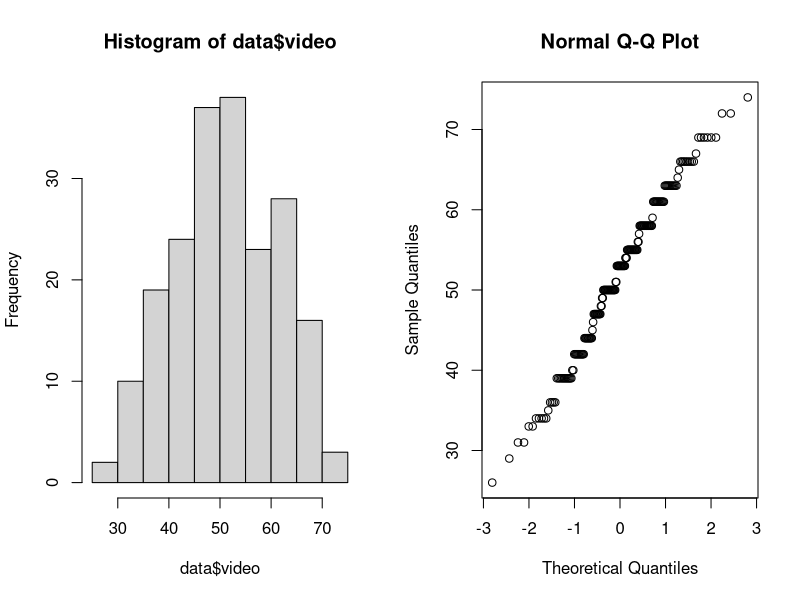
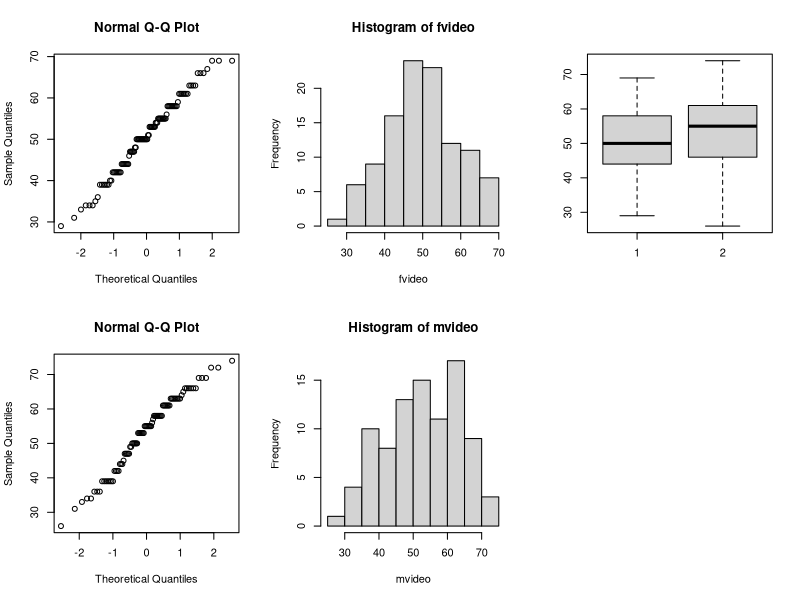

Generate these figures, in order, with R:
# Exercise 1
data <- read.csv("Ice_cream-1.csv")

# a)
summary(data$video)

par(mfrow=c(1, 2))
hist(data$video)
qqnorm(data$video)

# CI
alpha = 0.03
ci <- qnorm(1 - alpha/2) * sd(data$video) / sqrt(length(data$video))
c(mean(data$video) - ci, mean(data$video) + ci)
n <- (qnorm(1 - alpha/2) * sd(data$video) / (3/2))^2
ceiling(n)

# Bootstrap CI
B = 100000
Tstar = numeric(B)
for(i in 1:B)
  Tstar[i] = mean(sample(data$video, replace=T))
c(2*mean(Tstar) - quantile(Tstar, 1 - alpha/2), 2*mean(Tstar) - quantile(Tstar, alpha/2))


# b)
t.test(data$video, mu=50, alternative="greater")
t.test(data$video, mu=51, alternative="greater")


# c)
binom.test(sum(data$video>50), length(data$video), alternative='g')
wilcox.test(data$video, mu=50, alternative='g')

sum(data$video<42)/length(data$video) <= 0.25


# d)
# Bootstrap test
B = 10000
t = min(data$video)
Tstar = numeric(B)
means = NULL
for(m in 0:100){
  for(i in 1:B)
    Tstar[i] = min(rnorm(length(data$video), mean=m, sd=10))
  if(2*min(sum(Tstar<t)/B, sum(Tstar>t)/B) > 0.05)
    means = c(means, m)
}
length(min(means):max(means)) == length(means)
range(means)

# Kolmogorov-Smirnov test
means = NULL
for(m in 0:100){
  if(ks.test(data$video, pnorm, m, 10)[[2]] > 0.05)
    means = c(means, m)
}
length(min(means):max(means)) == length(means)
range(means)

# More precise KS test
means = NULL
for(m in seq(51, 54, by=0.001)){
  if(ks.test(data$video, pnorm, m, 10)[[2]] > 0.05)
    means = c(means, m)
}
length(seq(min(means), max(means), by=0.001)) == length(means)
range(means)


# e)
fvideo = data$video[data$female == 1]
mvideo = data$video[data$female == 0]

t.test(mvideo, fvideo, alternative='g')
wilcox.test(mvideo, fvideo, alternative='g')
ks.test(mvideo, fvideo, alternative='l')

par(mfrow=c(2, 3))
qqnorm(fvideo)
hist(fvideo)
shapiro.test(fvideo)
boxplot(fvideo, mvideo)
qqnorm(mvideo)
hist(mvideo)
shapiro.test(mvideo)


# f)
cor.test(data$video, data$puzzle)
cor.test(data$video, data$puzzle, method='spearman')